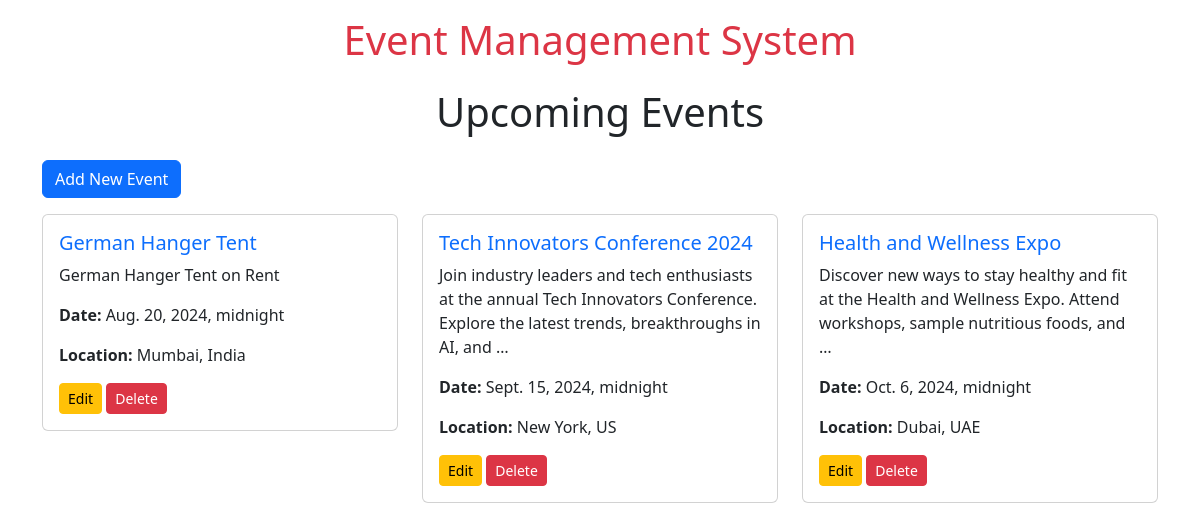
The page / on the database its author committed.
### events/models.py (models this page shows, shortened)
class Event(models.Model):
    name = models.CharField(max_length=100)
    description = models.TextField()
    date = models.DateTimeField()
    location = models.CharField(max_length=200)

### events/views.py (the view)
# urls.py: path('', views.event_list, name='event_list'),
def event_list(request):
    events = Event.objects.all()
    return render(request, 'event_list.html', {'events': events})

### events/templates/event_list.html (shortened to what this page needs)
{% extends 'base.html' %}
{% block content %}
<h1 class="text-center mb-4">Upcoming Events</h1>
<a href="{% url 'add_event' %}" class="btn btn-primary mb-3">Add New Event</a>
<div class="row">
    {% for event in events %}
    <div class="col-md-4 mb-4">
        <div class="card">
            <div class="card-body">
                <h5 class="card-title"><a href="{% url 'event_detail' event.pk %}" class="text-decoration-none">{{ event.name }}</a></h5>
                <p class="card-text">{{ event.description|truncatewords:20 }}</p>
                <p><strong>Date:</strong> {{ event.date }}</p>
                <p><strong>Location:</strong> {{ event.location }}</p>
                <a href="{% url 'update_event' event.pk %}" class="btn btn-warning btn-sm">Edit</a>
                <a href="{% url 'delete_event' event.pk %}" class="btn btn-danger btn-sm">Delete</a>
            </div>
        </div>
    </div>
    {% endfor %}
</div>
{% endblock %}

### events/templates/base.html (shortened to what this page needs)
{% load static %}
<!DOCTYPE html>
<html lang="en">
<head>
    <link href="https://cdn.jsdelivr.net/npm/bootstrap@5.3.0/dist/css/bootstrap.min.css" rel="stylesheet">
    <link rel="stylesheet" href="https://cdnjs.cloudflare.com/ajax/libs/bootstrap-datepicker/1.9.0/css/bootstrap-datepicker.min.css">
</head>
<body>
    <h1 class="text-center mt-3 text-danger">Event Management System</h1>
    <div class="container mt-4">
        {% block content %}{% endblock %}
    </div>
</body>
</html>

### rows shown on the page
Event: name "German Hanger Tent", description "German Hanger Tent on Rent", date "Aug. 20, 2024, midnight", location "Mumbai, India"
Event: name "Tech Innovators Conference 2024", description "Join industry leaders and tech enthusiasts at the annual Tech Innovators Conference. Explore the latest trends, breakthroughs in AI, and …", date "Sept. 15, 2024, midnight", location "New York, US"
Event: name "Health and Wellness Expo", description "Discover new ways to stay healthy and fit at the Health and Wellness Expo. Attend workshops, sample nutritious foods, and …", date "Oct. 6, 2024, midnight", location "Dubai, UAE"
